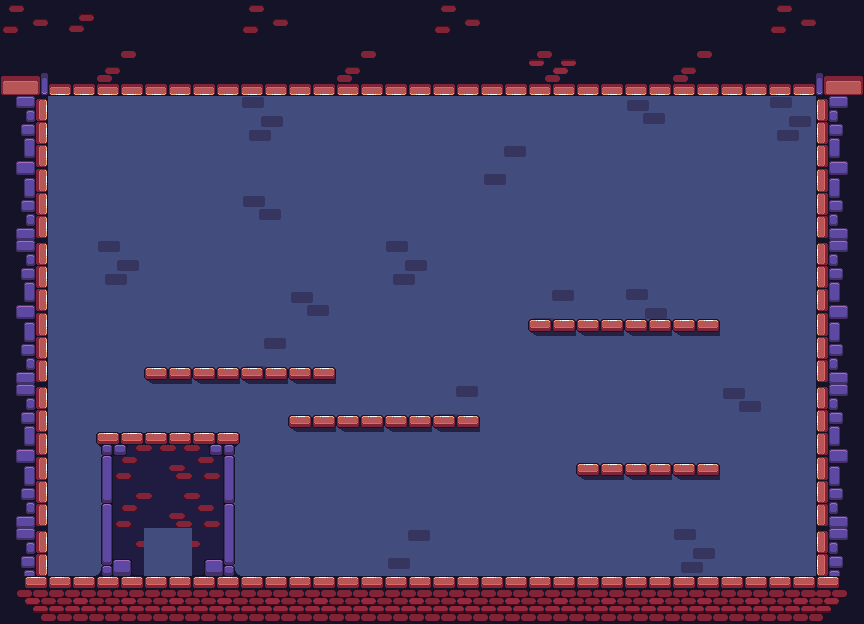

This game map was drawn from its Tiled (.tmx) file and the tilesets committed beside it. A one-line description and the full map source follow:
An orthogonal 18x13 tile map with 48x48 px tiles, 2 tile layers (Background, WallsAndFloor).

<map version="1.10" tiledversion="1.10.2" orientation="orthogonal" renderorder="right-down" compressionlevel="0" width="18" height="13" tilewidth="48" tileheight="48" infinite="0" backgroundcolor="#696a79" nextlayerid="3" nextobjectid="1">
 <tileset firstgid="1" name="Medieval_tiles_free_2_0" tilewidth="48" tileheight="48" tilecount="270" columns="18" objectalignment="topleft">
  <image source="../../../../public/assets/sprites/Medieval_tiles_free_2.0.png" width="864" height="720" />
 </tileset>
 <layer id="1" name="Background" width="18" height="13">
  <data encoding="csv">
238,238,238,238,238,238,238,238,238,238,238,238,238,238,238,238,238,238,
238,238,238,238,238,238,238,238,238,238,238,238,238,238,238,238,238,238,
238,238,238,238,238,223,238,238,238,238,238,238,238,239,238,238,223,238,
238,238,238,238,238,238,238,238,238,238,225,238,238,238,238,238,238,238,
238,238,238,238,238,239,238,238,238,238,238,238,238,238,238,238,238,238,
238,238,223,238,238,238,238,238,223,238,238,238,238,238,238,238,238,238,
238,238,238,238,238,238,239,238,238,238,238,225,238,223,238,238,238,238,
238,238,238,238,238,225,238,238,238,238,238,238,238,238,238,238,238,238,
238,238,238,238,238,238,238,238,238,225,238,238,238,238,238,239,238,238,
238,238,238,238,238,238,238,238,238,238,238,238,238,238,238,238,238,238,
238,238,238,223,238,238,238,238,238,238,238,238,238,238,238,238,238,238,
238,238,238,238,238,238,238,238,225,238,238,238,238,238,223,238,238,238,
238,238,238,238,238,239,238,238,238,238,238,238,238,238,238,238,238,238
</data>
 </layer>
 <layer id="2" name="WallsAndFloor" width="18" height="13">
  <data encoding="csv">
4,5,1,1,1,4,1,1,1,4,1,1,1,1,1,1,4,1,
19,20,22,20,20,20,20,22,20,20,20,30,20,20,22,20,20,31,
37,0,0,0,0,0,0,0,0,0,0,0,0,0,0,0,0,49,
55,0,0,0,0,0,0,0,0,0,0,0,0,0,0,0,0,67,
73,0,0,0,0,0,0,0,0,0,0,0,0,0,0,0,0,85,
37,0,0,0,0,0,0,0,0,0,0,0,0,0,0,0,0,49,
55,0,0,0,0,0,0,0,0,0,0,187,187,187,187,0,0,67,
73,0,0,187,187,187,187,0,0,0,0,0,0,0,0,0,0,85,
37,0,0,0,0,0,187,187,187,187,0,0,0,0,0,0,0,49,
55,0,145,146,147,0,0,0,0,0,0,0,187,187,187,0,0,67,
73,0,163,164,165,130,0,0,0,0,0,0,0,0,0,0,0,85,
37,0,181,0,183,0,0,0,0,0,0,0,0,0,0,0,0,49,
91,92,92,92,92,92,92,92,92,92,92,92,92,92,92,92,92,103
</data>
 </layer>
</map>